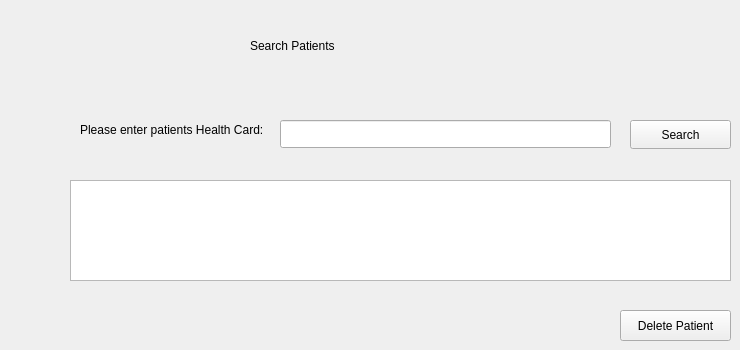
    <widget class="QWidget" name="page_5">
     <widget class="QLabel" name="label_12">
      <property name="geometry">
       <rect>
        <x>250</x>
        <y>30</y>
        <width>261</width>
        <height>31</height>
       </rect>
      </property>
      <property name="styleSheet">
       <string notr="true">font: 24pt &quot;Sitka Small&quot;;</string>
      </property>
      <property name="text">
       <string>Search Patients</string>
      </property>
     </widget>
     <widget class="QPushButton" name="searchPatientHealthCardButton">
      <property name="geometry">
       <rect>
        <x>630</x>
        <y>120</y>
        <width>101</width>
        <height>29</height>
       </rect>
      </property>
      <property name="text">
       <string>Search</string>
      </property>
     </widget>
     <widget class="QLabel" name="label_14">
      <property name="geometry">
       <rect>
        <x>80</x>
        <y>120</y>
        <width>191</width>
        <height>20</height>
       </rect>
      </property>
      <property name="text">
       <string>Please enter patients Health Card: </string>
      </property>
     </widget>
     <widget class="QLineEdit" name="healthCardSearchLineEdit">
      <property name="geometry">
       <rect>
        <x>280</x>
        <y>120</y>
        <width>331</width>
        <height>28</height>
       </rect>
      </property>
     </widget>
     <widget class="QLabel" name="viewPatientHealthCardNumber">
      <property name="geometry">
       <rect>
        <x>390</x>
        <y>200</y>
        <width>63</width>
        <height>20</height>
       </rect>
      </property>
      <property name="text">
       <string/>
      </property>
     </widget>
     <widget class="QTableWidget" name="tableWidgetSearchPatient">
      <property name="geometry">
       <rect>
        <x>70</x>
        <y>180</y>
        <width>661</width>
        <height>101</height>
       </rect>
      </property>
     </widget>
     <widget class="QPushButton" name="deletSearchPatient">
      <property name="geometry">
       <rect>
        <x>620</x>
        <y>310</y>
        <width>111</width>
        <height>31</height>
       </rect>
      </property>
      <property name="text">
       <string>Delete Patient</string>
      </property>
     </widget>
    </widget>
